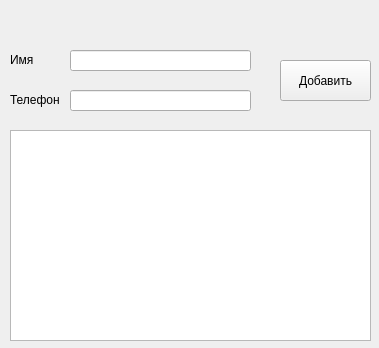
<?xml version="1.0" encoding="UTF-8"?>
<ui version="4.0">
 <class>Form</class>
 <widget class="QWidget" name="Form">
  <property name="geometry">
   <rect>
    <x>0</x>
    <y>0</y>
    <width>379</width>
    <height>348</height>
   </rect>
  </property>
  <property name="windowTitle">
   <string>Form</string>
  </property>
  <widget class="QLabel" name="label">
   <property name="geometry">
    <rect>
     <x>10</x>
     <y>50</y>
     <width>51</width>
     <height>20</height>
    </rect>
   </property>
   <property name="text">
    <string>Имя</string>
   </property>
  </widget>
  <widget class="QLabel" name="label_2">
   <property name="geometry">
    <rect>
     <x>10</x>
     <y>90</y>
     <width>51</width>
     <height>20</height>
    </rect>
   </property>
   <property name="text">
    <string>Телефон</string>
   </property>
  </widget>
  <widget class="QLineEdit" name="lineEdit">
   <property name="geometry">
    <rect>
     <x>70</x>
     <y>50</y>
     <width>181</width>
     <height>21</height>
    </rect>
   </property>
  </widget>
  <widget class="QLineEdit" name="lineEdit_2">
   <property name="geometry">
    <rect>
     <x>70</x>
     <y>90</y>
     <width>181</width>
     <height>21</height>
    </rect>
   </property>
  </widget>
  <widget class="QPushButton" name="pushButton">
   <property name="geometry">
    <rect>
     <x>280</x>
     <y>60</y>
     <width>91</width>
     <height>41</height>
    </rect>
   </property>
   <property name="text">
    <string>Добавить</string>
   </property>
  </widget>
  <widget class="QListWidget" name="listWidget">
   <property name="geometry">
    <rect>
     <x>10</x>
     <y>130</y>
     <width>361</width>
     <height>211</height>
    </rect>
   </property>
  </widget>
 </widget>
 <resources/>
 <connections/>
</ui>
